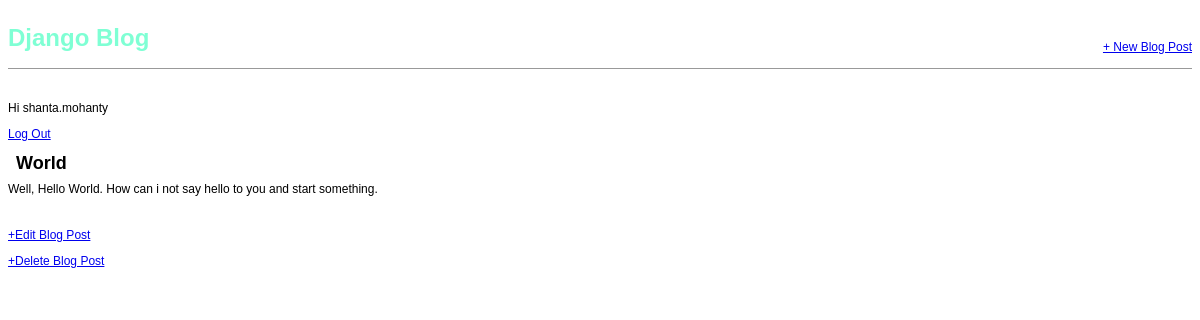
Page /post/2/ (signed in) on the committed database.
### blog_app/models.py (models this page shows, shortened)
class Post(models.Model):
    title = models.CharField(max_length = 200)
    author = models.ForeignKey(
        'auth.User', on_delete = models.CASCADE,
    )
    body = models.TextField()

### blog_app/views.py (the view)
# urls.py: path('post/<int:pk>/', BlogDetailView.as_view(), name = 'post_detail'),
class BlogDetailView(DetailView):
    model = Post
    template_name = 'post_detail.html'

### templates/post_detail.html
{% extends 'base.html' %}
{% block content %}
    <div class="post-entry">
        <h2>{{ post.title }}</h2>
        <p> {{ post.body }}</p>
    </div>
    <p><a href = "{% url 'post_edit' post.pk %}">+Edit Blog Post</a></p>
    <p><a href = "{% url 'post_delete' post.pk %}">+Delete Blog Post</a></p>
{% endblock content %}

### templates/base.html (shortened to what this page needs)
{% load static %}
<html>
    <head>
        <link href ="{% static 'css/base.css' %}" rel = "stylesheet">
    </head>
    <body>
        <div>
            <header>
                <div class ="nav-left">
                    <h1><a href ="{% url 'home' %}">Django Blog</a></h1>
                </div>
                <div class ="nav-right">
                    <a href ="{% url 'post_new' %}">+ New Blog Post</a>
                </div>
            </header>
            {% if user.is_authenticated %}
                <p>Hi {{ user.username }}</p>
                <p><a href="{% url 'logout' %}">Log Out</a></p>
            {% else %}
                <p>You are not logged in.</p>
                <a href="{% url 'login' %}">Log In</a>
            {% endif %}
            {% block content %}
            {% endblock content %}
        </div>
    </body>
</html>

### static/css/base.css (style rules this page uses)
body { font-family: sans-serif; font-size: 12px; }
header { border-bottom: 1px solid #999; margin-bottom: 2rem; display: flex; }
header h1 a { color: aquamarine; text-decoration: none; }
.nav-left { margin-right: auto; }
.nav-right { display: flex; padding-top: 2rem; }
.post-entry { margin-bottom: 2rem; }
.post-entry h2 { margin: 0.5rem; }
.post-entry p { margin: 0; font-weight: 400; }

### rows in the picture
Post: title "World", body "Well, Hello World. How can i not say hello to you and start something."

### other values in the picture
{{ user.username }} "shanta.mohanty"
